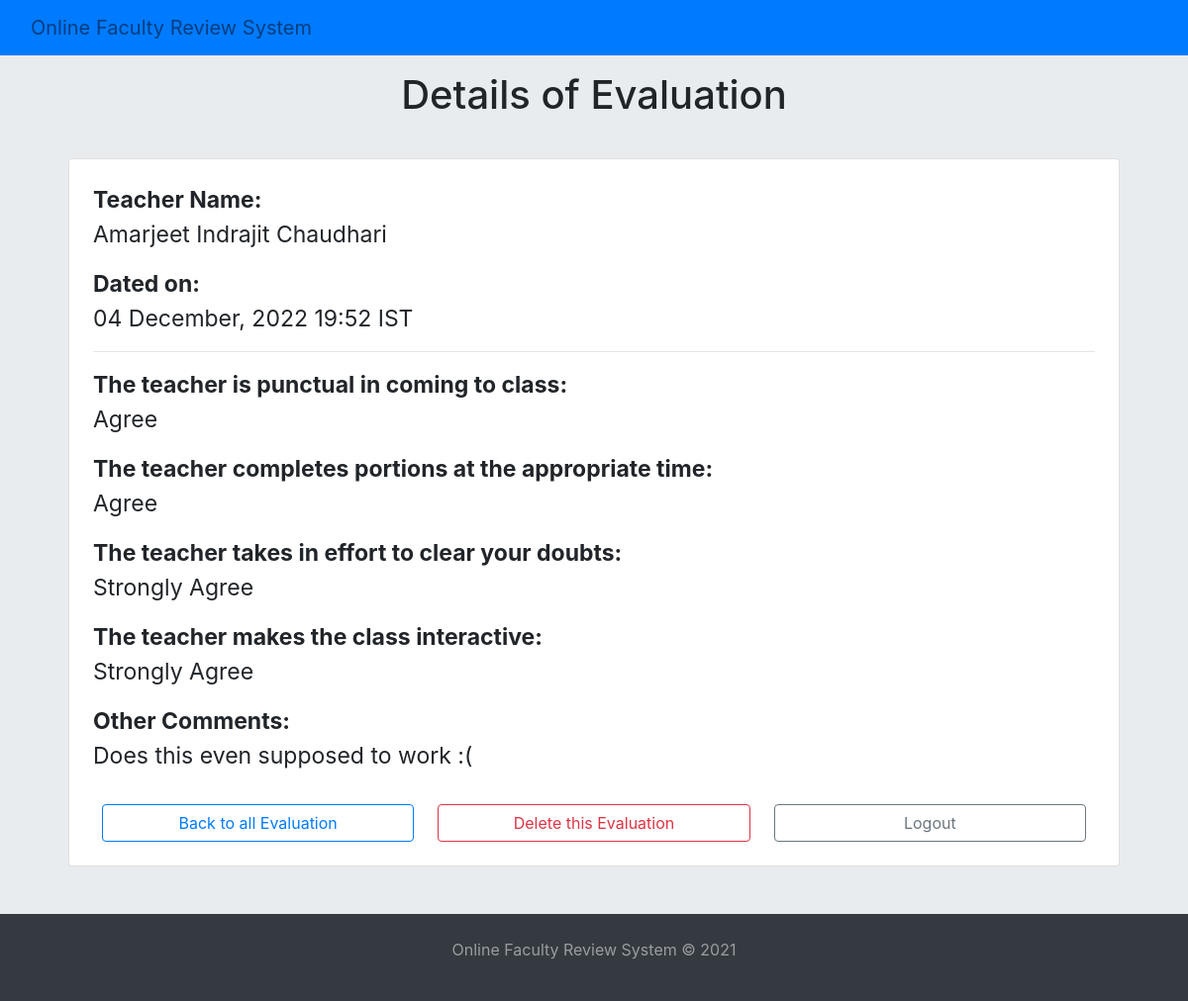
The page /review/feedback/38/ on the database its author committed.
### Feedback/models.py (models this page shows, shortened)
class FeedbackData(models.Model):
    CHOICES = (
        ('Strongly Disagree', 'Strongly Disagree'),
        ('Disagree', 'Disagree'),
        ('Sometimes', 'Sometimes'),
        ('Agree', 'Agree'),
        ('Strongly Agree', 'Strongly Agree'),
    )
    date_submitted = models.DateTimeField(auto_now=True)
    teacher_name = models.ForeignKey(Teacher, verbose_name='Name of Teacher',on_delete=models.CASCADE)
    punctuality = models.CharField(verbose_name='The teacher is punctual in coming to class',max_length=225,choices=CHOICES)
    portion = models.CharField(verbose_name='The teacher completes portions at the appropriate time',max_length=225,choices=CHOICES)
    doubt = models.CharField(verbose_name='The teacher takes in effort to clear your doubts',max_length=225,choices=CHOICES)
    interactive = models.CharField(verbose_name='The teacher makes the class interactive',max_length=225,choices=CHOICES)
    comments = models.TextField(verbose_name='Any other feedback (your comments)',blank=True)
    class Meta:
        verbose_name = 'Feedback Data'
        verbose_name_plural = 'Feedback Data'

### Home/models.py (models this page shows)
class Teacher(models.Model):
    name = models.CharField(verbose_name='Name of teacher',max_length=255, unique=True)
    class Meta:
        verbose_name = 'Teacher'
        verbose_name_plural = 'Teachers'
    def __str__(self):
        return self.name

### Review/views.py (the view)
# urls.py: path('feedback/<int:pk>/', FeedbackDetailView.as_view(), name='FeedbackDetailView'),
class FeedbackDetailView(DetailView):
    model = FeedbackData
    template_name = 'Review/detail_feedback.html'
    context_object_name = 'feedback'

### Review/templates/Review/detail_feedback.html
{% extends 'Home/index.html' %}
{% block content %}
    <div class="container">
        <h1 class="text-center py-3">Details of Evaluation</h1>
        <div class="card p-4 m-4">
            <p style="font-size: 23px;"><strong>Teacher Name:</strong><br>{{ feedback.teacher_name }}</p>
            <p style="font-size: 23px;"><strong>Dated on:</strong><br>{{ feedback.date_submitted|date:'d F, Y H:i e' }}</p>
            <hr class="p-0 m-0 mb-3">
            <p style="font-size: 23px;"><strong>The teacher is punctual in coming to class:</strong><br>{{ feedback.punctuality }}</p>
            <p style="font-size: 23px;"><strong>The teacher completes portions at the appropriate time:</strong><br>{{ feedback.portion }}</p>
            <p style="font-size: 23px;"><strong>The teacher takes in effort to clear your doubts:</strong><br>{{ feedback.doubt }}</p>
            <p style="font-size: 23px;"><strong>The teacher makes the class interactive:</strong><br>{{ feedback.interactive }}</p>
            <p style="font-size: 23px;"><strong>Other Comments:</strong><br>{{ feedback.comments }}</p>
            <div class="row pt-3">
                <a class="btn btn-outline-primary ml-4 mr-4 col" role="button" href="{% url 'ListFeedbackView' %}">Back to all Evaluation</a>
                <a class="btn btn-outline-danger mr-4 col" role="button" href="{% url 'DeleteFeedbackView' feedback.id %}">Delete this Evaluation</a>
                <a class="btn btn-outline-secondary mr-4 col" role="button" href="{% url 'LogoutView' %}">Logout</a>
            </div>
        </div>
    </div>
{% endblock content %}

### Home/static/Home/styles.css (style rules this page uses)
body { height: 100%; background-color: #e9ecef; }
html { height: 100%; }

### rows shown on the page
FeedbackData: teacher_name "Amarjeet Indrajit Chaudhari", date_submitted "04 December, 2022 19:52 IST", punctuality "Agree", portion "Agree", doubt "Strongly Agree", interactive "Strongly Agree", comments "Does this even supposed to work :("
